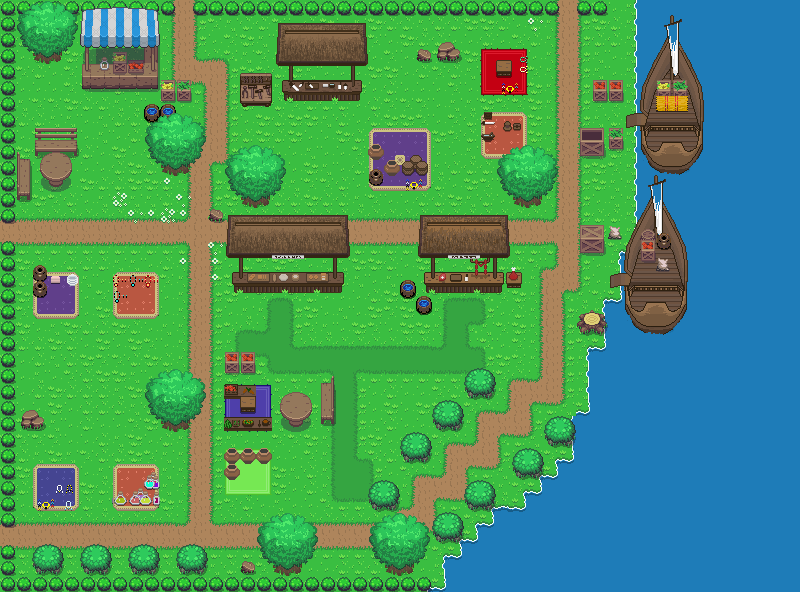

Rendered tile map (Tiled .tmx) drawn with the repository's tilesets; below, a short description and the map source with its tile grids summarised:
An orthogonal 50x37 tile map with 16x16 px tiles, 5 tile layers (Base, Tile Layer 2, Tile Layer 3, Tile Layer 5, ...), 3 tilesets.

<map version="1.0.0" orientation="orthogonal" renderorder="left-down" width="50" height="37" tilewidth="16" tileheight="16" nextobjectid="1">
 <tileset firstgid="1" source="../Tileset/Building.tsx" />
 <tileset firstgid="2205" source="../Tileset/Overworld.tsx" />
 <tileset firstgid="3933" source="../Tileset/Inside.tsx" />
 <layer name="Base" width="50" height="37">
  <data>[1850 cells, 1850 non-empty, 38 distinct tile ids]</data>
 </layer>
 <layer name="Tile Layer 2" width="50" height="37">
  <data>[1850 cells, 404 non-empty, 206 distinct tile ids]</data>
 </layer>
 <layer name="Tile Layer 3" width="50" height="37">
  <data>[1850 cells, 169 non-empty, 142 distinct tile ids]</data>
 </layer>
 <layer name="Tile Layer 5" width="50" height="37">
  <data>[1850 cells, 21 non-empty, 18 distinct tile ids]</data>
 </layer>
 <layer name="Above" width="50" height="37">
  <properties>
   <property name="unity:sortingLayerName" value="AbovePlayer" />
  </properties>
  <data>[1850 cells, 210 non-empty, 125 distinct tile ids]</data>
 </layer>
</map>
